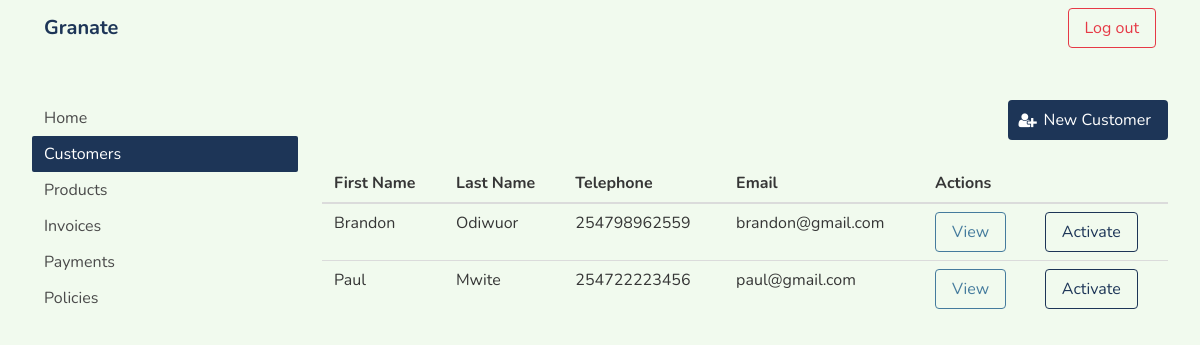
Page /customers/ (signed in) on the earlier database version.
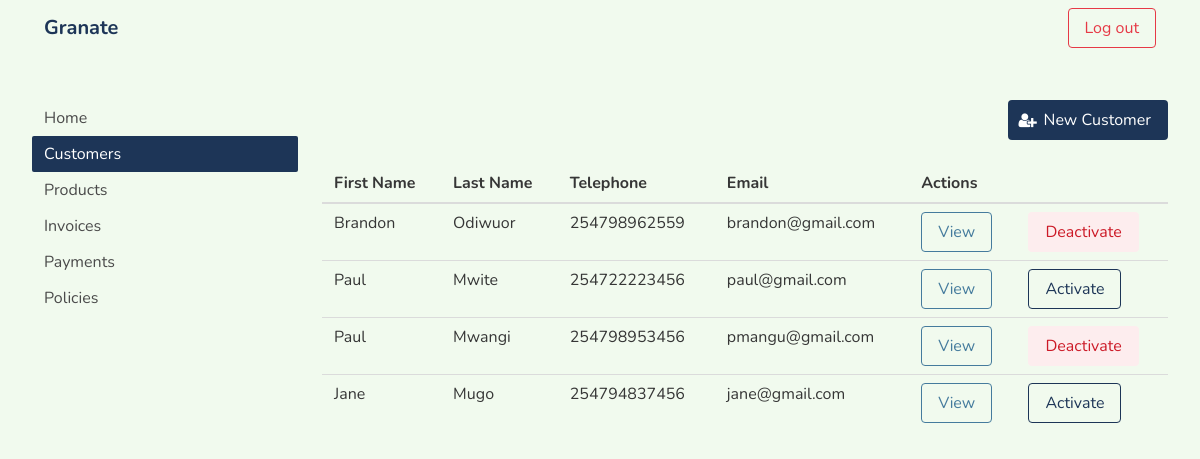
Same page on the later database version.
### app/models.py (models this page shows, shortened)
class Base(db.Model):
    __abstract__ = True
    id = db.Column(db.Integer, primary_key=True)
    created_at = db.Column(db.DateTime,  default=db.func.current_timestamp())
    updated_at = db.Column(db.DateTime,  default=db.func.current_timestamp(),
                           onupdate=db.func.current_timestamp())

class Customer(Base):
    __tablename__ = 'customers'
    f_name = db.Column(db.String(20), nullable=False)
    l_name = db.Column(db.String(20),  nullable=False)
    id_no = db.Column(db.String(8), unique=True,  nullable=False)
    email = db.Column(db.String(100), unique=True, nullable=False)
    phone = db.Column(db.String(9), unique=True, nullable=False)
    status = db.Column(db.Enum(CustomerStatus), nullable=False)
    password_hash = db.Column(db.String(200), nullable=False)
    def is_active(self):
        return self.status == CustomerStatus.ACTIVE

### app/views.py (the view)
@mod_app.route('/customers/', methods=['GET'])
@login_required
def customers():
    customers = get_customers()
    return render_template("customers.html", customers=customers)

### app/controllers.py (called while the page is built)
def get_customers():
    return Customer.query.all()

### app/views.py (called while the page is built)
def login_required(view):
    @functools.wraps(view)
    def wrapped_view(**kwargs):
        if 'authorization' not in session:
            return redirect(url_for('app.signin'))
        return view(**kwargs)
    return wrapped_view

### app/templates/customers.html (shortened to what this page needs)
{% extends "layout.html" %} {% include 'partials/login_navbar.html' %} {% block page %}
<div class="container is-fluid">
  <div class="columns" style="margin-top: 2em">
    <div class="column">
      {% include 'partials/sidenav.html' %}
    </div>
    <div class="column is-three-quarters">
      <div class="level">
        <div class="level-right">
          <a href="/new-customer" class="button is-primary">
            <span class="icon">
              <i class="fa fa-user-plus"></i>
            </span>
            <span>New Customer</span>
          </a>
        </div>
      </div>
      <table class="table is-fullwidth">
        <thead>
          <tr>
            <th>First Name</th>
            <th>Last Name</th>
            <th>Telephone</th>
            <th>Email</th>
            <th colspan="2">Actions</th>
          </tr>
        </thead>
        <tbody>
          {% for customer in customers %}
          <tr>
            <td>{{ customer.f_name }}</td>
            <td>{{ customer.l_name }}</td>
            <td>{{ '254%s' % customer.phone }}</td>
            <td>{{ customer.email }}</td>
            <td><a href="#" class="button is-link is-outlined">View</a></td>
            <td>
              {% if customer.is_active() %}
              <a
                href="{{'/update-customer-status/%s' % customer.id }}"
                class="button is-danger is-light"
                >Deactivate</a
              >
              {% else %}
              <a
                href="{{'/update-customer-status/%s' % customer.id }}"
                class="button is-primary is-outlined"
                >Activate</a
              >
              {% endif %}
            </td>
          </tr>
          {% endfor %}
        </tbody>
      </table>
    </div>
  </div>
</div>
{% endblock page %}

### app/templates/layout.html (shortened to what this page needs)
<!DOCTYPE html>
<html>
  <head>
    <link rel="stylesheet" href="../static/assets/font-awesome/css/font-awesome.min.css">
    <link rel="stylesheet" href="../static/css/customized_bulma.css">
    <link rel="stylesheet" href="../static/css/main.css">
  </head>
  <body>
    <div class="">
      {% block page %}{% endblock %}
    </div>
  </body>
</html>

### app/templates/partials/login_navbar.html (shortened to what this page needs)
<nav class="navbar container is-fluid" role="navigation" aria-label="main navigation">
    <div class="navbar-brand">
      <a class="navbar-item" href="/admin">
        <span class="has-text-weight-bold is-size-5 has-text-primary">
          Granate
        </span>
      </a>
    </div>
    <div id="navbarBasicExample" class="navbar-menu">
      <div class="navbar-end">
        <div class="navbar-item">
          <div class="buttons">
            <a class="button is-danger is-outlined" href="/signout"> Log out </a>
          </div>
        </div>
      </div>
    </div>
  </nav>

### app/templates/partials/sidenav.html (shortened to what this page needs)
<nav class="menu">
  <ul class="menu-list">
    <li>
      <a
        href="/admin"
      > Home </a>
    </li>
    <li>
      <a
        href="/customers"
        {% if request.path == '/customers/' %} class="is-active"{% endif %}
      > Customers </a>
    </li>
    <li>
      <a
        href="/products"
      > Products </a>
    </li>
    <li>
      <a
        href="/invoices"
      > Invoices </a>
    </li>
    <li>
      <a href="#"> Payments </a>
    </li>
    <li>
      <a href="#"> Policies </a>
    </li>
  </ul>
</nav>

Differences in the rows shown:
changed Customer "Brandon": status "Activate" → "Deactivate"
added Customer: f_name "Paul", l_name "Mwangi", phone "254798953456", email "pmangu@gmail.com"
added Customer: f_name "Jane", l_name "Mugo", phone "254794837456", email "jane@gmail.com"
